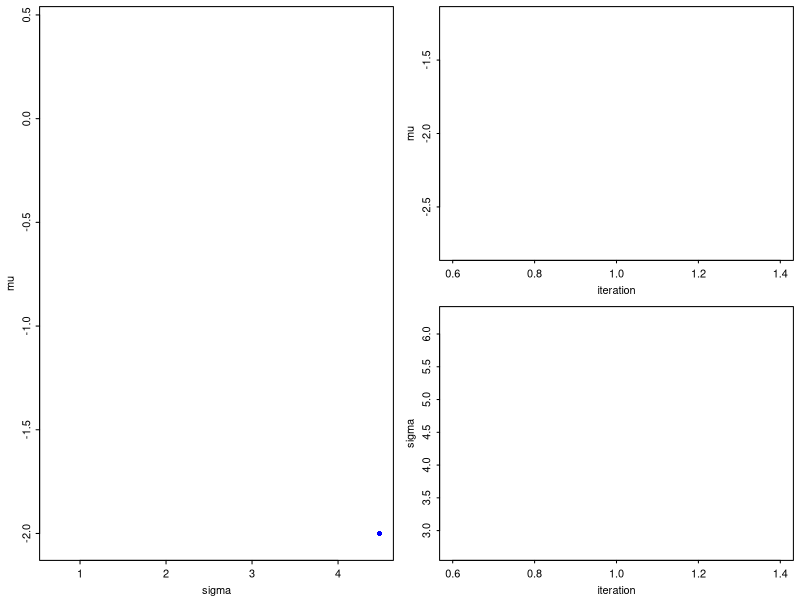
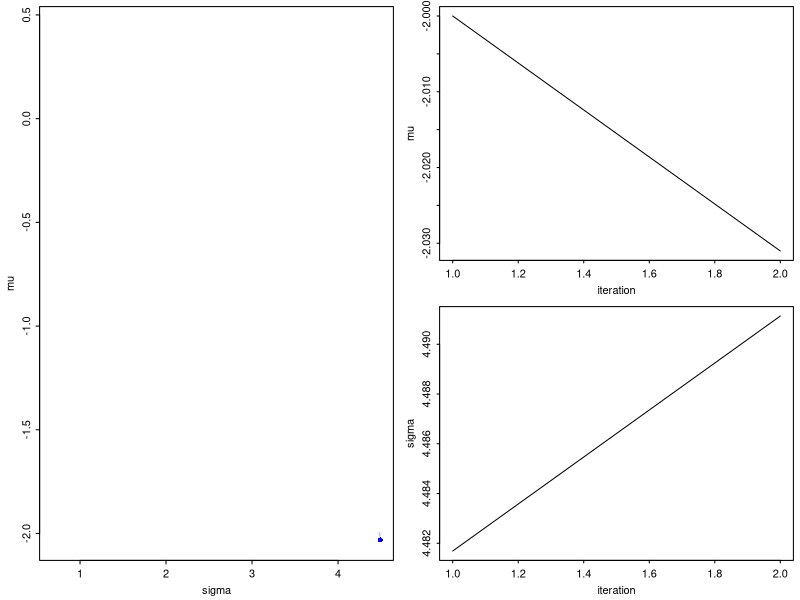
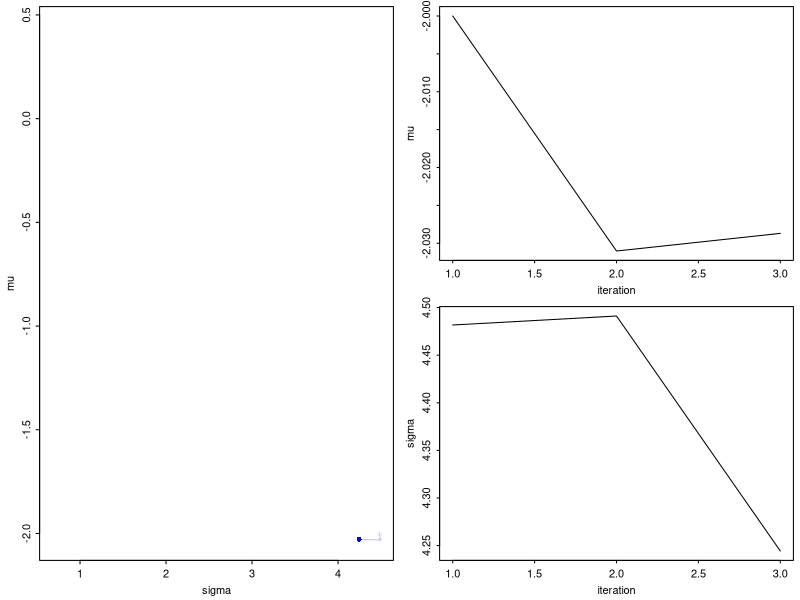
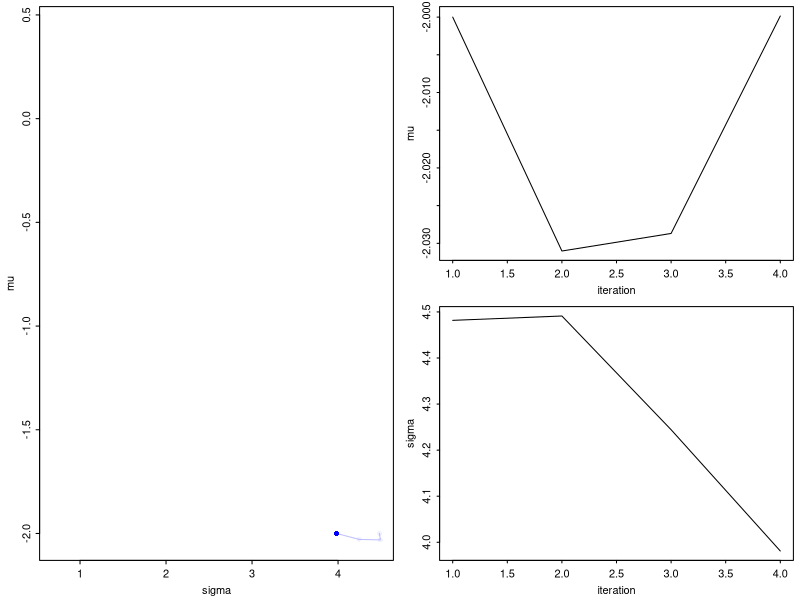
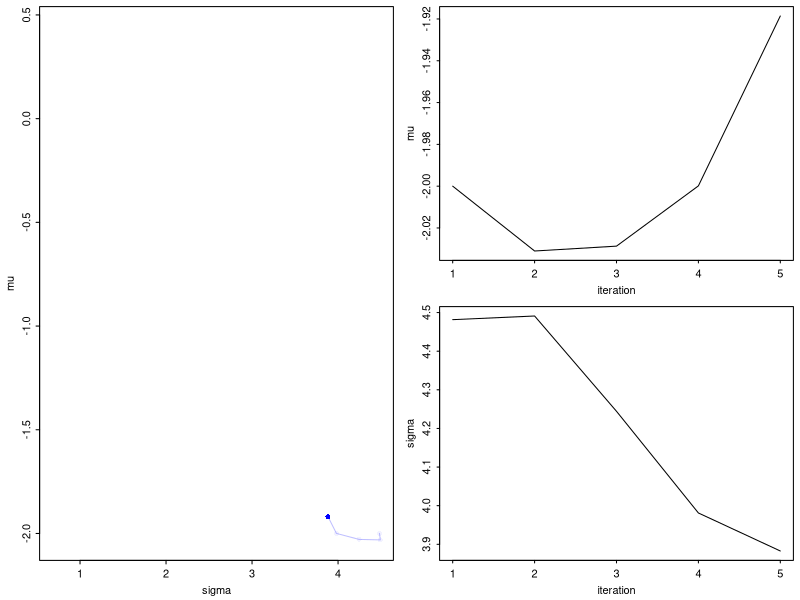
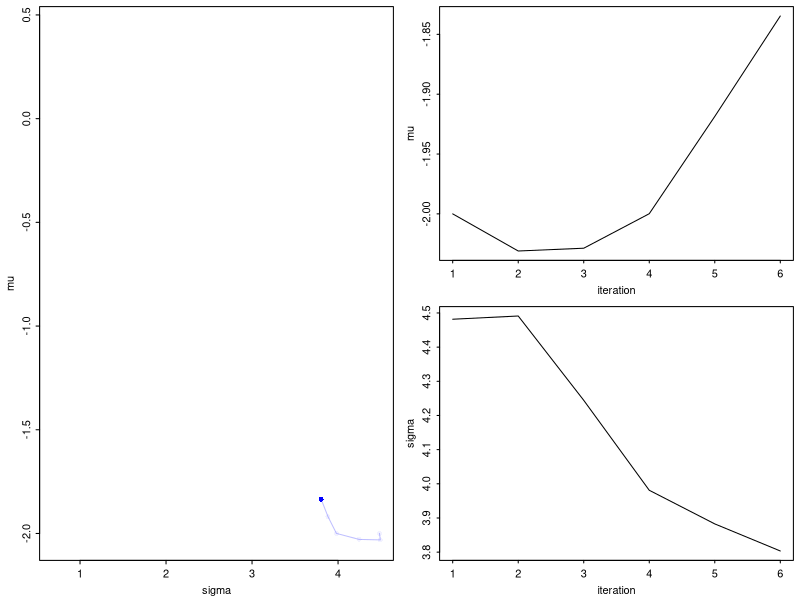
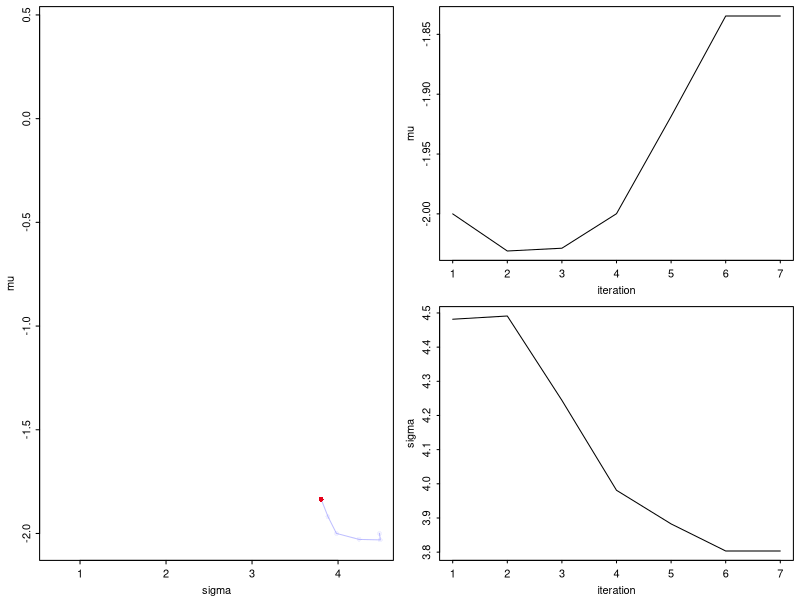
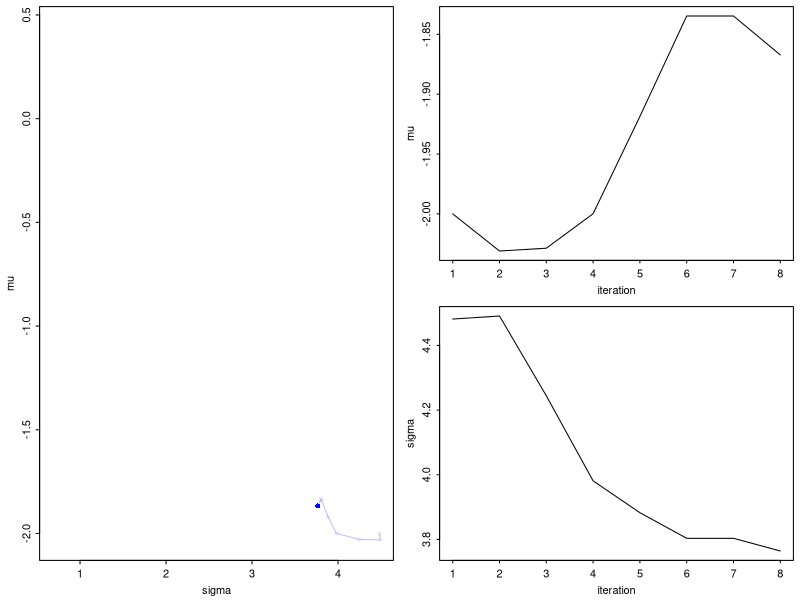

Source code (R) for these figures, in order: (Note: this script raises an error after producing the figures.)
library(magrittr)
set.seed(1)
x = rnorm(100)

iter = 3001
post.mu = vector(length = iter)
post.log_sigma = vector(length = iter)
P = vector(length = iter)
acceptance = vector(length = iter)
keep.old = rep(FALSE,iter)

calc.P = function(mu,log_sigma,x) {
  return(
    dnorm(x, mu, exp(log_sigma), log = T) %>% sum() + # likelihood
      dnorm(mu, mean = 0, sd = 1, log = T) +          # prior mu
      dnorm(log_sigma, mean = 0, sd = 1, log = T)     # prior sigma
  )
}


post.mu[1] = -2
post.log_sigma[1] = 1.5
P[1] = calc.P(post.mu[1], post.log_sigma[1], x)

for (k in 2:iter) {
  propposal.mu = rnorm(1,mean = post.mu[k-1], sd = .05)
  propposal.log_sigma = rnorm(1, mean = post.log_sigma[k-1], sd = .05)
  proposal.P = calc.P(propposal.mu, propposal.log_sigma, x)
  acceptance[k] = min(1, exp(proposal.P-P[k-1]))
  if (acceptance[k] >= 1) {
    post.mu[k] = propposal.mu
    post.log_sigma[k] = propposal.log_sigma
    P[k] = proposal.P
  } else {
    if (runif(1) < acceptance[k]) {
      post.mu[k] = propposal.mu
      post.log_sigma[k] = propposal.log_sigma
      P[k] = P[k-1]
    } else {
      post.mu[k] = post.mu[k-1]
      post.log_sigma[k] = post.log_sigma[k-1]
      P[k] = proposal.P
      keep.old[k] = TRUE
    }
  }
}

clr = adjustcolor("blue", alpha = .25)
clr2 = adjustcolor("blue", alpha = .05)
ks = c(1:250, seq(251,1501,5), seq(1501,3001,10))

ylims.b = rep(-.3,length(ks))
ylims.b[1:250] = rep(min(post.mu),250)
ylims.b[251:500] = seq(ylims.b[250],ylims.b[500], length.out = 250)
ylim.t = max(post.mu)

xlim.l = min(exp(post.log_sigma))
xlims.r = rep(1.2, length(ks))
xlims.r[1:250] = rep(exp(max(post.log_sigma)),250)
xlims.r[251:500] = seq(xlims.r[250],xlims.r[500], length.out = 250)
i = 0
layout.mat = cbind(matrix(1,ncol = 2,nrow = 2), rbind(c(2,2),c(3,3)))
for (k in ks) {
  i = i+1
  png(filename = paste0("sim/MH",stringr::str_pad(i,4,pad = "0"),".png"),width = 10, height = 5, units = "cm", res = 300,pointsize = 7)
  layout(layout.mat)
  par(mar=c(3,3,.5,.5), mgp=c(1.75,.5,0), tck=-.01)
  plot(exp(post.log_sigma)[1:k], post.mu[1:k],
       ylim = c(ylims.b[i], ylim.t),
       xlim = c(xlim.l, xlims.r[i]),
       'l',ylab = "mu", xlab = "sigma", col = clr)
  dot.col = ifelse(keep.old[k] == TRUE, "red","blue")
  points(exp(post.log_sigma[k]), post.mu[k], col = dot.col, pch = 16)
  points(exp(post.log_sigma[1:k]), post.mu[1:k], col = clr2, pch = 16)
  if (k < 500) {
    idx = 1:k
  } else {
    idx = (k-500):k
  }
  plot(idx,post.mu[idx],"l", ylab = "mu", xlab = "iteration")
  plot(idx,exp(post.log_sigma[idx]),"l", ylab = "sigma", xlab = "iteration")
  dev.off()
}

make_gif("sim","mh.gif")

